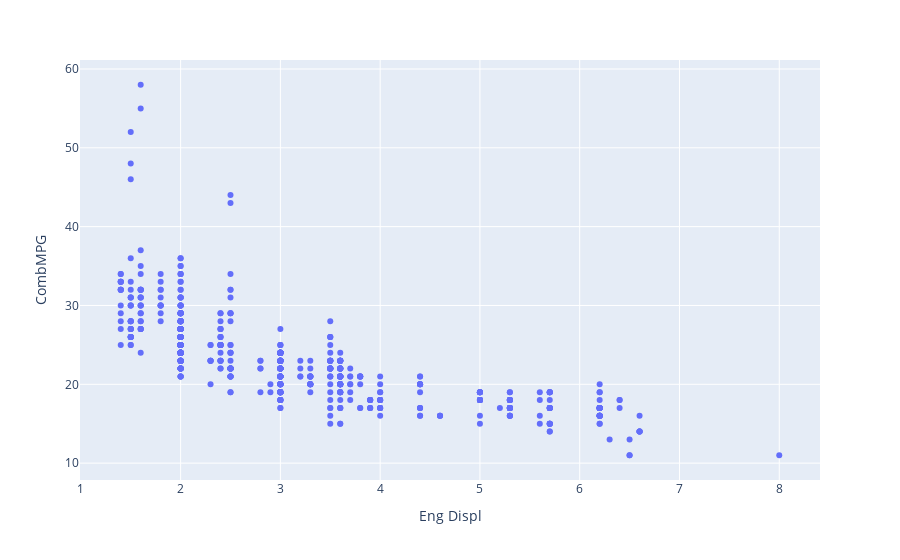

Notebook cell for this chart:
### Markdown cell above
Scatter Plot

### Code cell
fig = px.scatter(df, x="Eng Displ", y="CombMPG")
fig.show()

### Figure 1 — Plotly figure (JSON) as saved in the notebook; plotly's stock layout.template omitted (floating-point values rounded to 4 significant figures; data arrays with more than 128 entries replaced by an {"elided": "..."} marker saying what was removed)
{"data": [{"hovertemplate": "Eng Displ=%{x}<br>CombMPG=%{y}<extra></extra>", "legendgroup": "", "marker": {"color": "#636efa", "symbol": "circle"}, "mode": "markers", "name": "", "orientation": "v", "showlegend": false, "type": "scatter", "x": {"elided": "718 float values"}, "xaxis": "x", "y": {"elided": "718 int values"}, "yaxis": "y"}], "layout": {"legend": {"tracegroupgap": 0}, "margin": {"t": 60}, "xaxis": {"anchor": "y", "domain": [0, 1], "title": {"text": "Eng Displ"}}, "yaxis": {"anchor": "x", "domain": [0, 1], "title": {"text": "CombMPG"}}}}
